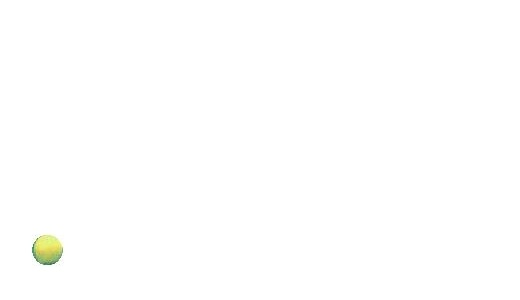
#> input picture Data/Yellow/yellow10.jpg, 520 x 300 px; its folder holds only this picture in this run
$ jupyter execute --allow-errors 'Check Yellove.ipynb'   (shell and % lines are left out)
#> lines starting #> are read from the running program, lines starting #| are printed output that depends on the picture
[cell 1]
import cv2
import numpy as np
from matplotlib import pyplot as plt
import os
import math
import random

[cell 2]
images=[]
path = "/Data/Yellow/"
path=os.getcwd()+path

for image in os.listdir(path):
    images.append(image)
random.seed(0)
random.shuffle(images)
l=len(images)
test_images=images[0:int(l*0.3)]
images=images[int(l*0.3):]

[cell 3]
im=cv2.imread("%s%s"%(path,'yellow58.jpg'))

#> (a cell that did not finish here is left out)

## AVG HISTOGRAM

[cell 5]
histb=np.zeros((256,1))
histg=np.zeros((256,1))
histr=np.zeros((256,1))
for image in images:
        image = cv2.imread("%s%s"%(path,image))
#> image is the input picture: shape (300, 520, 3); mean B, G, R 254.3, 254.8, 254.7
        b,g,r=cv2.split(image)
        bv=np.ravel(b)
        rv=np.ravel(r)
        gv=np.ravel(g)
        for i,col in enumerate(gv):
            if(not(col>220 and bv[i]>220 and rv[i]>240)):
                histg[col]+=1
                histb[bv[i]]+=1
                histr[rv[i]]+=1
#> after the loop, histb = 256 values, max 23 at index 98, min 0 at index 0, mean 3.11; histg = 256 values, max 31 at index 240, min 0 at index 0, mean 3.11; histr = 256 values, max 26 at index 230, min 0 at index 0, mean 3.11

histg=histg/len(images)
histr=histr/len(images)
histb=histb/len(images)

[cell 6]
plt.plot(histb,color = 'b')
plt.plot(histg,color = 'g')
plt.plot(histr,color = 'r')
plt.show()
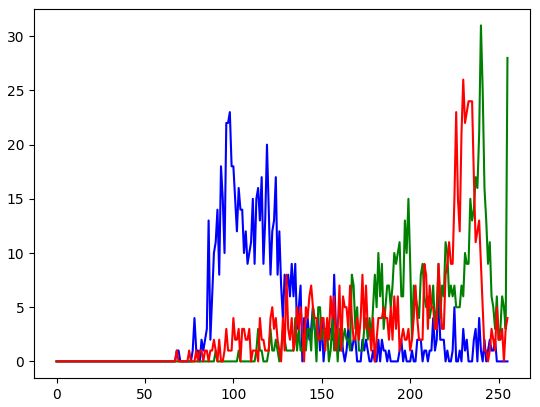
#> figure drawn by matplotlib, 1 panel; curve peaks at x = 98, y = 23; curve peaks at x = 240, y = 31; curve peaks at x = 230, y = 26

[cell 7]
pixelb=[]
pixelg=[]
pixelr=[]
for image in images:
        image = cv2.imread("%s%s"%(path,image))
        b,g,r=cv2.split(image)
        for i in range (b.shape[0]):
                   for j in range(b.shape[1]):
                                k=image[i,j]
                                if(not(k[0]>220 and k[2]>240 and k[1]>240)):
                                                                      pixelb.append(b[i,j])
                                                                      pixelg.append(g[i,j])
                                                                      pixelr.append(r[i,j])
#> after the loop, pixelb = 797 values, max 248 at index 522, min 68 at index 306, mean 123.8; pixelg = 797 values, max 255 at index 1, min 90 at index 771, mean 208.3; pixelr = 797 values, max 255 at index 8, min 68 at index 771, mean 194.8

pb=np.array(pixelb)
#> pb has the same summary as pixelb
pg=np.array(pixelg)
#> pg has the same summary as pixelg
pr=np.array(pixelr)
#> pr has the same summary as pixelr

## GREEN CHANNEL

[cell 8]
n = 0
mean1 = 200
mean2 = 150
# mean3 = 230

std1 = 6
std2 = 6
# std3 = 10

#> (a cell that did not finish here is left out)

[cell 10]
meang1=mean1
meang2=mean2
# meang3=mean3
stdg1=std1
stdg2=std2
# stdg3=std3

print('final mean- ',mean1,mean2)
print('final strd- ',std1, std2)

## RED CHANNEL

[cell 11]
n = 0
mean1 = 250
mean2 = 200
# mean3 = 190

std1 = 7
std2 = 7
# std3 = 10

#> (a cell that did not finish here is left out)

[cell 13]
meanr1=mean1
meanr2=mean2
# meanr3=mean3
stdr1=std1
stdr2=std2
# stdr3=std3
print('final mean- ',mean1,mean2)
print('final strd- ',std1, std2)

## BLUE CHANNEL

[cell 14]
n = 0
mean1 = 120
mean2 = 150
# mean3 = 150


std1 = 10
std2 = 10
# std3 = 10

#> (a cell that did not finish here is left out)

[cell 16]
meanb1=mean1
meanb2=mean2
# meanb3=mean3
stdb1=std1
stdb2=std2
# stdb3=std3
print('final mean- ',mean1,mean2)
print('final strd- ',std1, std2)

## GAUSSIAN PLOT

[cell 17]
def gaussian(x, mu, sig):
    return ((1/(sig*math.sqrt(2*math.pi)))*np.exp(-np.power(x - mu, 2.) / (2 * np.power(sig, 2.))))


x=list(range(0, 256))


mg1=np.array([meang1])
mg2=np.array([meang2])
# mg3=np.array([meang3])
sg1=np.array([stdg1])
sg2=np.array([stdg2])
# sg3=np.array([stdg3])

g1=gaussian(x, mg1, sg1)
g2=gaussian(x, mg2, sg2)
# g3=gaussian(x, mg3, sg3)

plt.plot(g1, 'g', linestyle='-')
plt.plot(g2, 'g', linestyle='--')
# plt.plot(g3, 'g', linestyle=':')


mr1=np.array([meanr1])
mr2=np.array([meanr2])
# mr3=np.array([meanr3])
sr1=np.array([stdr1])
sr2=np.array([stdr2])
# sr3=np.array([stdr3])

r1=gaussian(x, mr1, sr1)
r2=gaussian(x, mr2, sr2)
# r3=gaussian(x, mr3, sr3)

mb1=np.array([meanb1])
mb2=np.array([meanb2])
# mb3=np.array([meanb3])
sb1=np.array([stdb1])
sb2=np.array([stdb2])
# sb3=np.array([stdb3])


b1=gaussian(x, mb1, sb1)
b2=gaussian(x, mb2, sb2)
# b3=gaussian(x, mb3, sb3)

plt.plot(b1, 'b', linestyle='-')
plt.plot(b2, 'b', linestyle='--')
# plt.plot(b3, 'b', linestyle=':')
print(max(b1))
print(max(b2))
# print(max(b3))

print(max(g1))
print(max(g2))
# print(max(g3))

print(max(r1))
print(max(r2))
# print(max(r3))

plt.plot(r1, 'r',linestyle='-')
plt.plot(r2, 'r',linestyle='--')
# plt.plot(r3, 'r',linestyle=':')
plt.show()
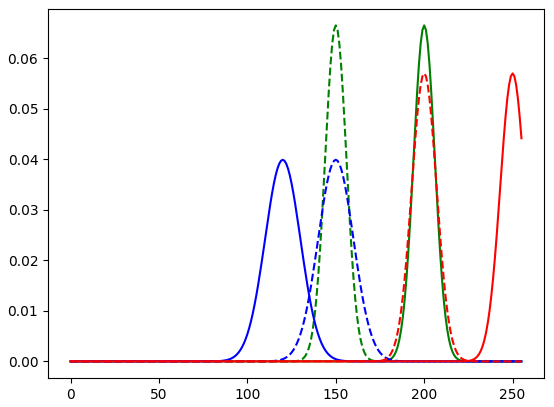
#> figure drawn by matplotlib, 1 panel; curve peaks at x = 200, y = 0.0665; curve peaks at x = 150, y = 0.0665; curve peaks at x = 120, y = 0.0399

## TRIAL IMAGE SEGMENTATION

[cell 18]
image=cv2.imread('frame.png')
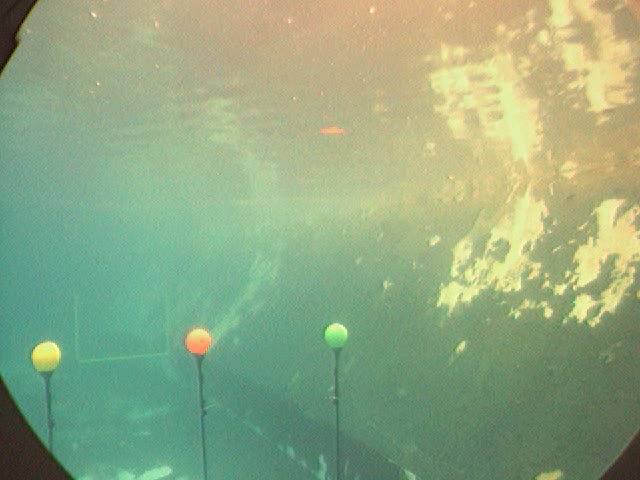
#> input picture frame.png, 640 x 480 px
#> image is the input picture: shape (480, 640, 3); mean B, G, R 130.1, 168.4, 144.9
plt.imshow(cv2.cvtColor(image,cv2.COLOR_BGR2RGB))

[cell 19]
print(max(b1))
print(max(b2))
# print(max(b3))

print(max(g1))
print(max(g2))
# print(max(g3))

print(max(r1))
print(max(r2))

[cell 20]
# image_g=image[:,:,1]
# image_r=image[:,:,2]
# image_b=image[:,:,0]
b,g,r=cv2.split(image)
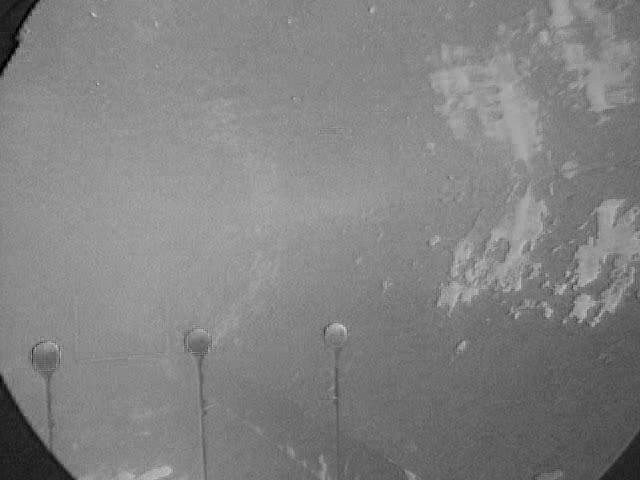
#> b: shape (480, 640); min 0, max 207, mean 130.1
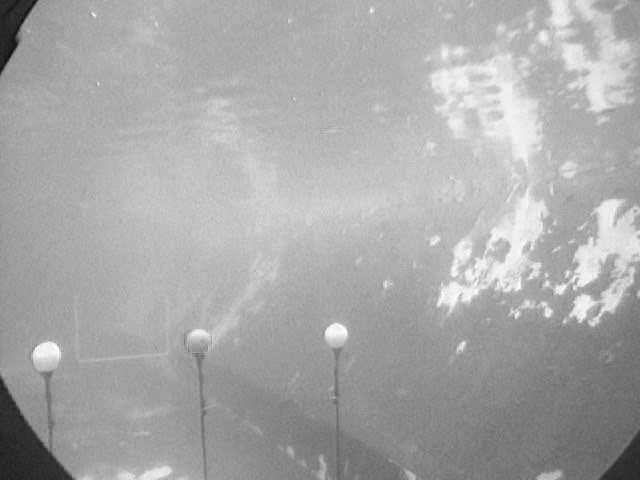
#> g: shape (480, 640); min 10, max 255, mean 168.4
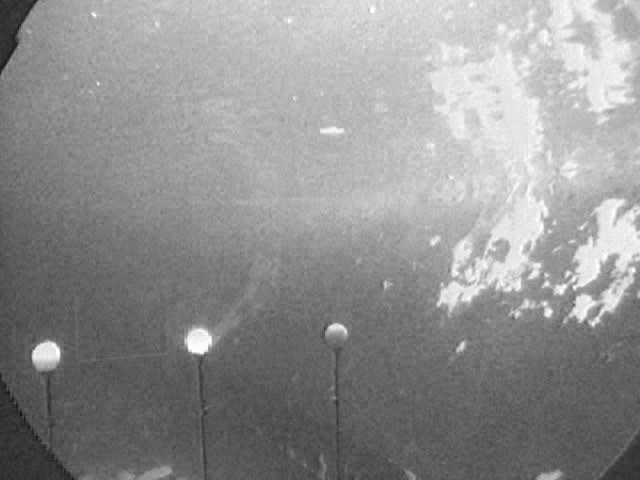
#> r: shape (480, 640); min 10, max 255, mean 144.9
img_out3=np.zeros(g.shape, dtype = np.uint8)

#> (the rest of this cell did not finish here and is left out)

[cell 21]
plt.imshow(img_out3)
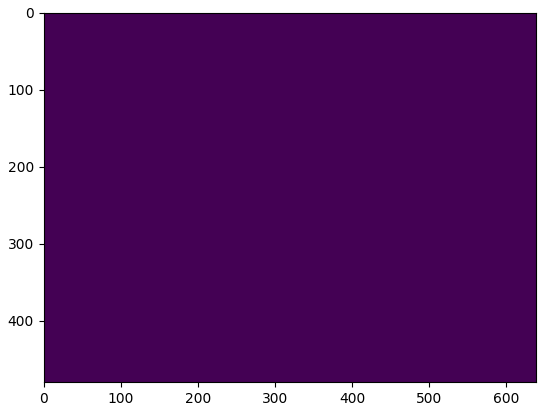
#> figure drawn by matplotlib, 1 panel

[cell 22]
ret, threshold3 = cv2.threshold(img_out3, 240, 255, cv2.THRESH_BINARY)
#> img_out3: shape (480, 640); every value is 0
kernel3 = np.ones((2,2),np.uint8)

dilation3 = cv2.dilate(threshold3,kernel3,iterations =6)
contours3, _= cv2.findContours(dilation3, cv2.RETR_LIST, cv2.CHAIN_APPROX_SIMPLE)
#> contours3 = []

for contour in contours3:
            if cv2.contourArea(contour) > 20:
                (x,y),radius = cv2.minEnclosingCircle(contour)
                center = (int(x),int(y))
                radius = int(radius)
#                 print(radius)
                if radius > 13:
                    print(radius)
                    cv2.circle(image,center,radius,(0,0,255),2)
